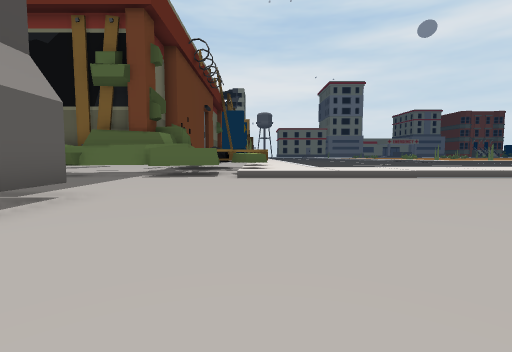
[1] (above)

24 first-person views from a walk through a Unity game level. The camera is 0.59 m above the floor, tilts 4° down and sees 85° across. The floor is counted in squares, 1 m on a side. Each view is taken from the middle of a square. On the plan, view 1 faces up. The plan holds only what a view shows up to about 9 squares ahead; the rest is blank. The place goes on beyond the plan. The player is left out.

[2]
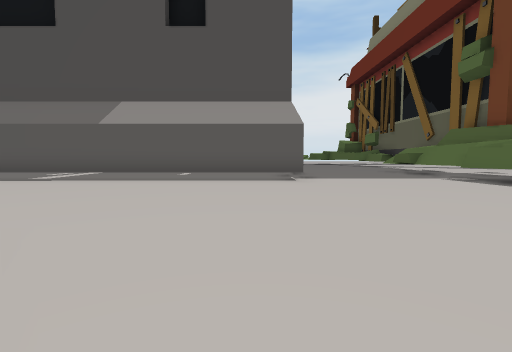

[3]
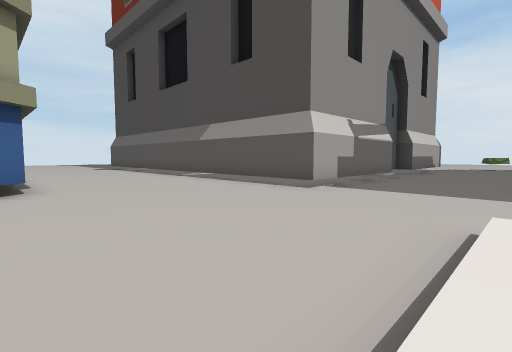

[4]
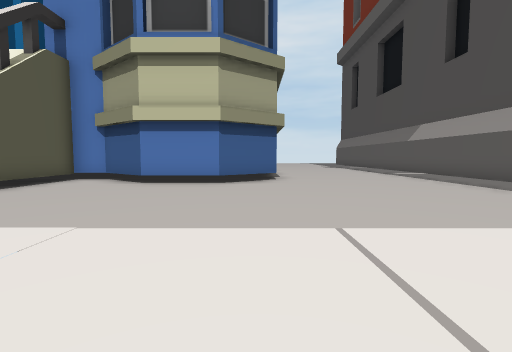

[5]
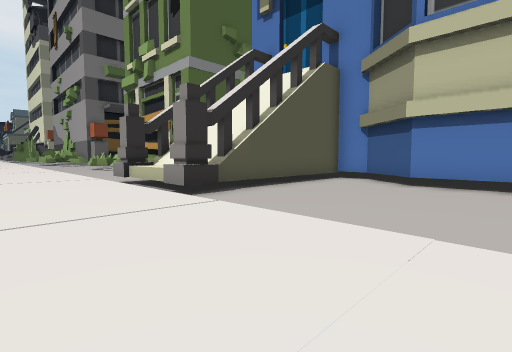

[6]
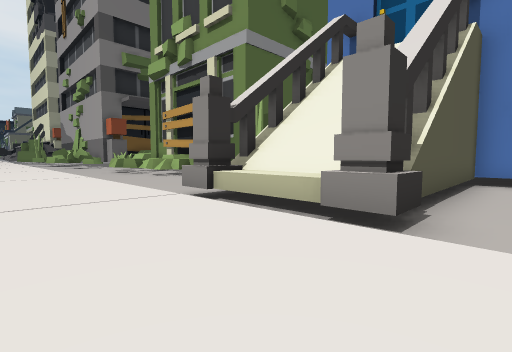

[7]
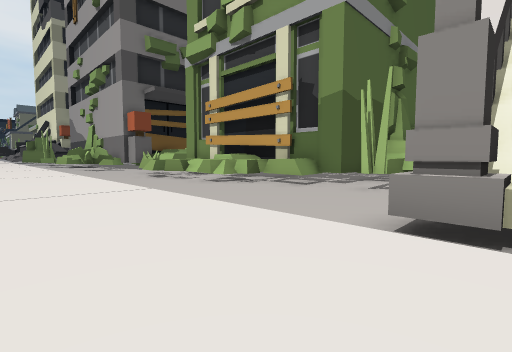

[8]
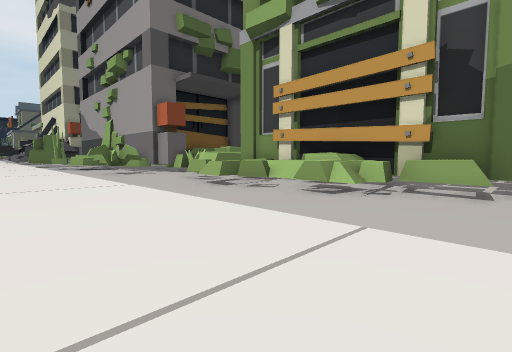

[9]
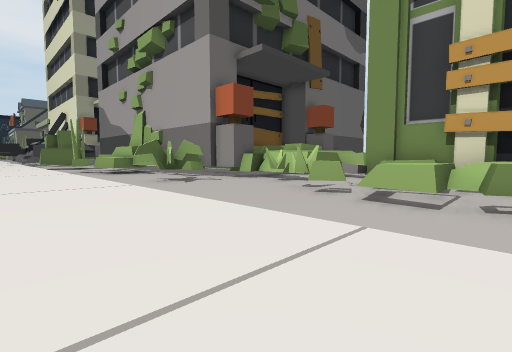

[10]
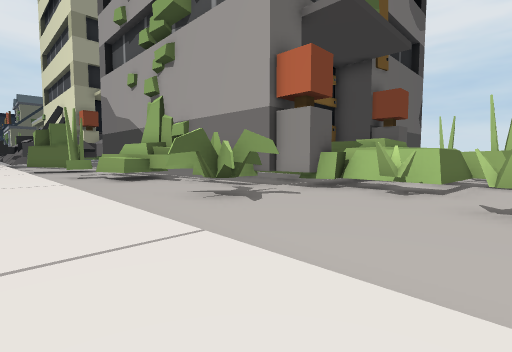

[11]
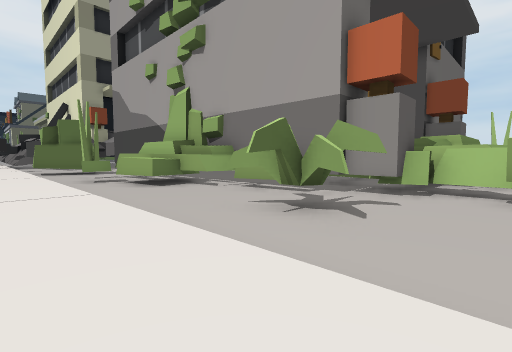

[12]
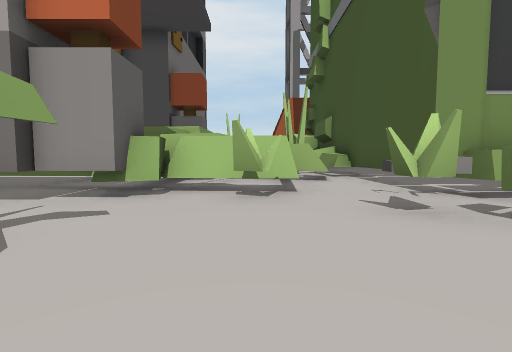

[13]
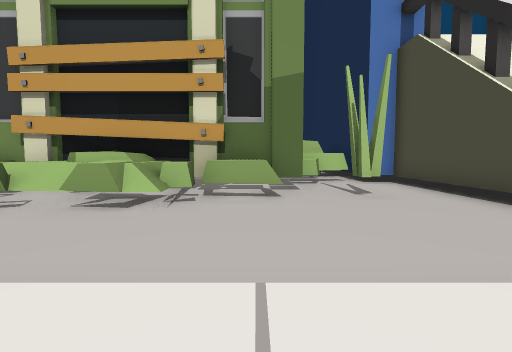

[14]
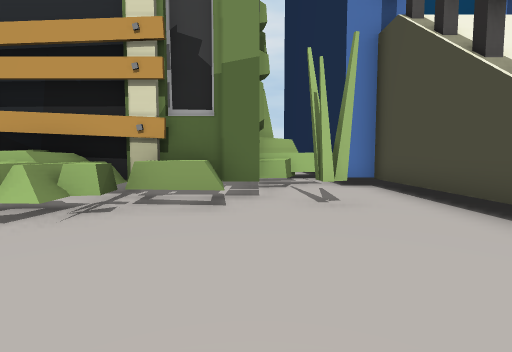

[15]
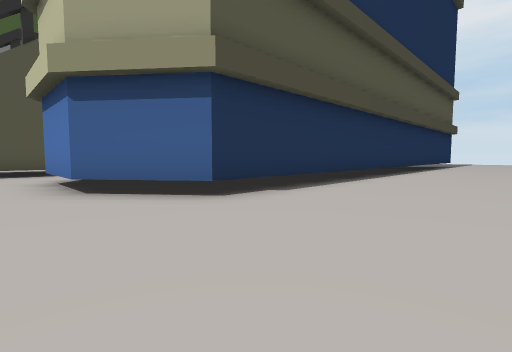

[16]
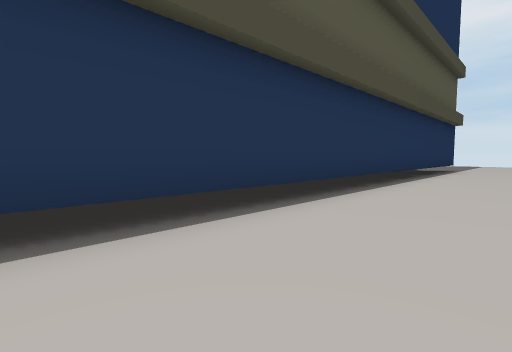

[17]
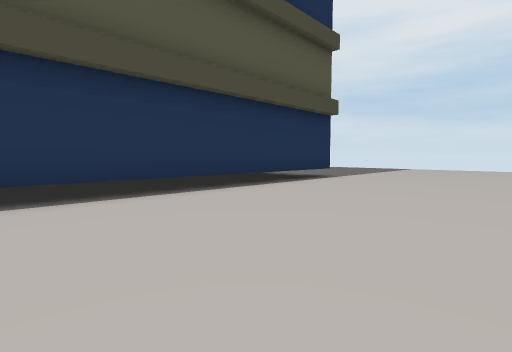

[18]
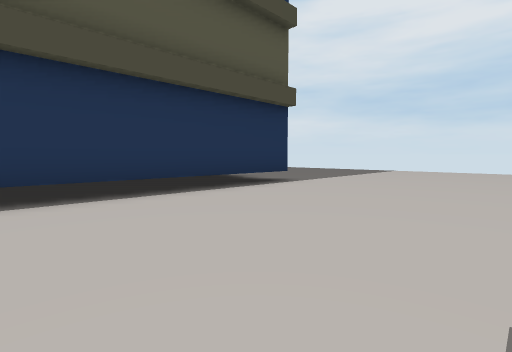

[19]
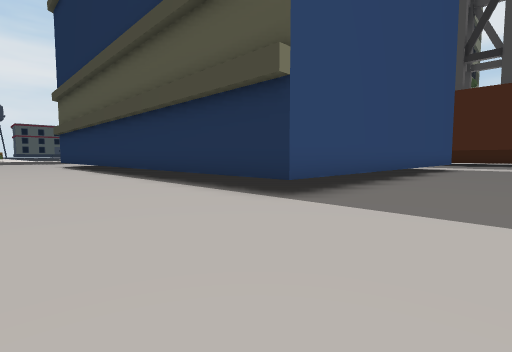

[20]
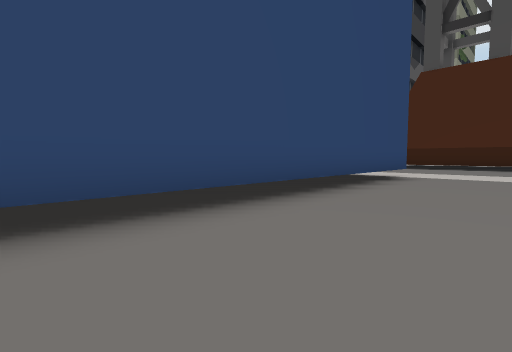

[21]
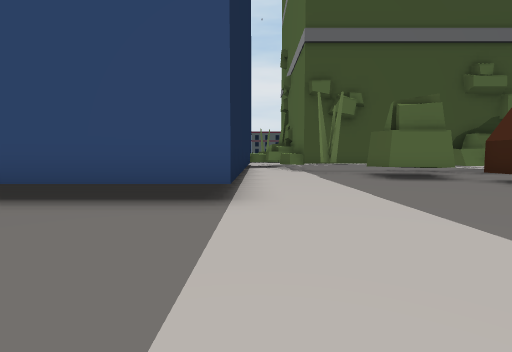

[22]
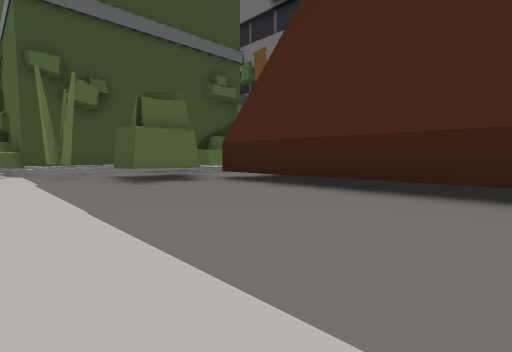

[23]
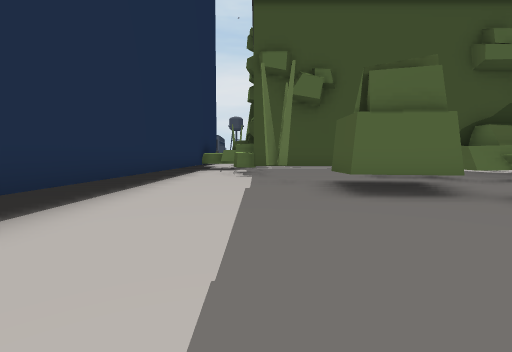

[24]
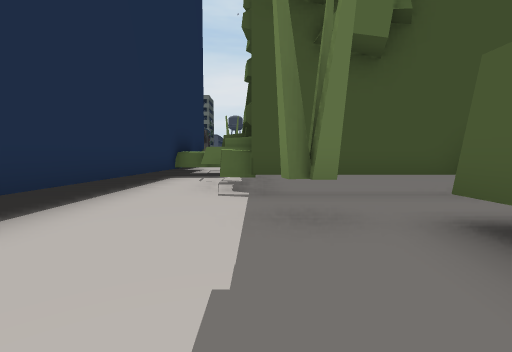

### Floor plan
Key: @ floor where view 1 was taken; # wall or solid block; x gap in a wall; . main floor; : floor 0.2 m higher than the main floor; = window, fence, low wall or low ledge; ^ raised ledge; T thing the floor can be seen under or through.
Columns run from 8 left of view 1 to 37 right of it. Each row starts with its distance up from view 1.
 10            ::::::::::::::::::::::::::::
  9    ###^^^::::::::::::::::::::::::::::::::::::
  8  ^^=....::::::::::::::::::::::::::::::::::::::
  7 .................#^^^#.......................=
  6 .................#^^^#...............##...#^^
  5  ................#   #.....^^^^=#....## .=^^^
  4   ####...........#   #...#^^^^^=##....x^^^##
  3      #...........#   #.#.^T^^^^^#=.#.###
  2      #......###..#   #..TTT#^^^########
  1      #.....#^^^^##   #.=^..^  ^.#
  0      #..@.#^^^^^^^  ^####.......##
 -1      #....#^^^^  ^  ^  ##.   ...##
 -2      #....#^^    ^              ^#
 -3      #....#^^        ^^    ....
 -4        ...#^^       ^^###......
 -5        ...#^^       ^^#^#.....
 -6        ...#^^       ^^#^^....
 -7         ..#^^       ^^#.^.. ^
 -8       ....#^^^      ^^#.TTTT  ^#
 -9       ....#^^^      ^^#.TTT  #^^
-10       ....#^^^      ^^#...#  =^
-11       ....#^^^      ^^#...##..
-12       ....#^^^      ^^#...###
-13       ....#^^^   ^^^^^#.....#
-14       ....#^^^^^^^^^^^#.....#
-15       ....#^^^^^#^^^^^#.....#
-16       ......................#
-17       ......................#
-18       ......................#
-19       .....           .
-20        ...
-21        ..

Positions as (right, up) in squares from view 1, and headings:
1: (0, 0), facing up
2: (4, 3), facing left
3: (3, 8), facing down-left
4: (3, 10), facing down
5: (4, 10), facing down-right
6: (8, 10), facing down-right
7: (12, 10), facing down-right
8: (16, 10), facing down-right
9: (21, 10), facing down-right
10: (25, 9), facing down-right
11: (27, 9), facing down-right
12: (27, 7), facing down
13: (17, 9), facing down
14: (16, 8), facing down
15: (-1, 3), facing down-right
16: (0, -2), facing down-right
17: (-2, -8), facing down-right
18: (-2, -10), facing down-right
19: (-1, -18), facing up-right
20: (5, -18), facing up-right
21: (14, -19), facing up
22: (15, -18), facing up-right
23: (16, -16), facing up
24: (16, -12), facing up
